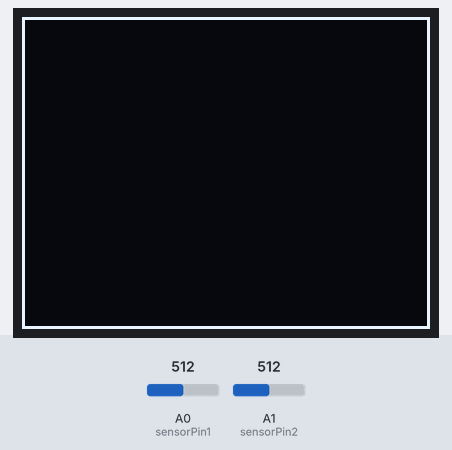
Recording of a sketch running on a simulated Arduino Uno, built with avr-gcc and run on an emulated ATmega328P. Parts: 136×104 one-colour display. Inputs (shaded band) come from the test bench; at power-on: A0 (sensorPin1) = 512, A1 (sensorPin2) = 512. Random numbers use the default seed unless the sketch sets one.

Above: at 1.2 s.
1.3 s: A0 (sensorPin1) set to 716
At 3.5 s:
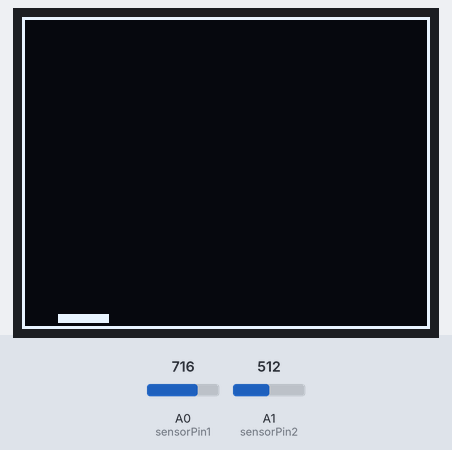
4.3 s: A1 (sensorPin2) set to 716
7.1 s: A0 (sensorPin1) set to 900
9.5 s: A1 (sensorPin2) set to 900
12.5 s: A0 (sensorPin1) set to 1023
14.8 s: A1 (sensorPin2) set to 511
Timing chart, 0 to 17.8 s (numbered marks = the images above; inputs shaded):
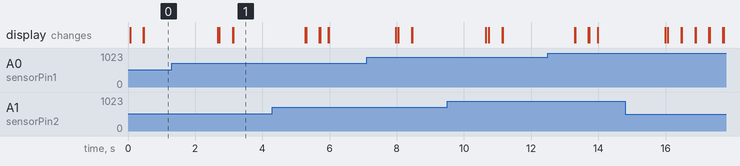

The sketch:

breakout_nespi.ino
```cpp
#include <TVout.h>
//#include <fontALL.h>

TVout TV;

int x;
int y;

int x_inc = 1;
int y_inc = 1;

int score = 50;

int u = 0;
int l = 0;
int inc = 1;

  int sensorPin1 = A0;    // select the input pin for the potentiometer
  int sensorPin2 = A1;
  int r_in = 0;
  int l_in = 0;
  int paddle = 10;
  int l_paddle =10;

int counter = 0;

void setup() {

  TV.begin(NTSC,136,104);
  //TV.select_font(font8x8);
  randomSeed(analogRead(3));

  TV.clear_screen();
  TV.draw_rect(0,0,135,103,WHITE);

   x = random(5,130);
   y = random(5,20);

}

void loop() {

      TV.draw_rect(0,0,135,103,WHITE);
      TV.draw_circle(x,y,4,WHITE,WHITE);
      TV.delay(1);

       r_in = (analogRead(sensorPin1) - analogRead(sensorPin2));
       //r_in = analogRead(sensorPin1);
       //l_in = analogRead(sensorPin2);

       if (r_in > l_in) {
        paddle+=2;
       }

       if (r_in < l_in) {
        paddle-=2;
       }


       if (paddle >= 118) {
        paddle = 118;
      }
      if (paddle <= 1) {
        paddle = 1;
      }

      if (r_in != l_in) {
        TV.draw_rect(l_paddle,99,16,2,BLACK,BLACK);
        //TV.delay(5);
        TV.draw_rect(paddle,99,16,2,WHITE,WHITE);
        l_in = r_in;
        l_paddle = paddle;

       }

       TV.draw_circle(x,y,4,BLACK, BLACK);
       x+=x_inc;
       y+=y_inc;

        if (x == 132 ) {
          x_inc = -1;
       }
        if (x == 4 ) {
        x_inc = 1;
       }

        if (y == 4 ) {
        y_inc = 1;
       }

      if (y == 96 ) {


        l = paddle;
        u = paddle+22;

       if ( x>=l &&  x<=u ) {
       y_inc = -1;
     }
     else {

      TV.delay(2000);
      TV.clear_screen();
      TV.draw_rect(0,0,135,103,WHITE);

           x = random(5,130);
           y = random(5,20);

       }

      }
}
```
